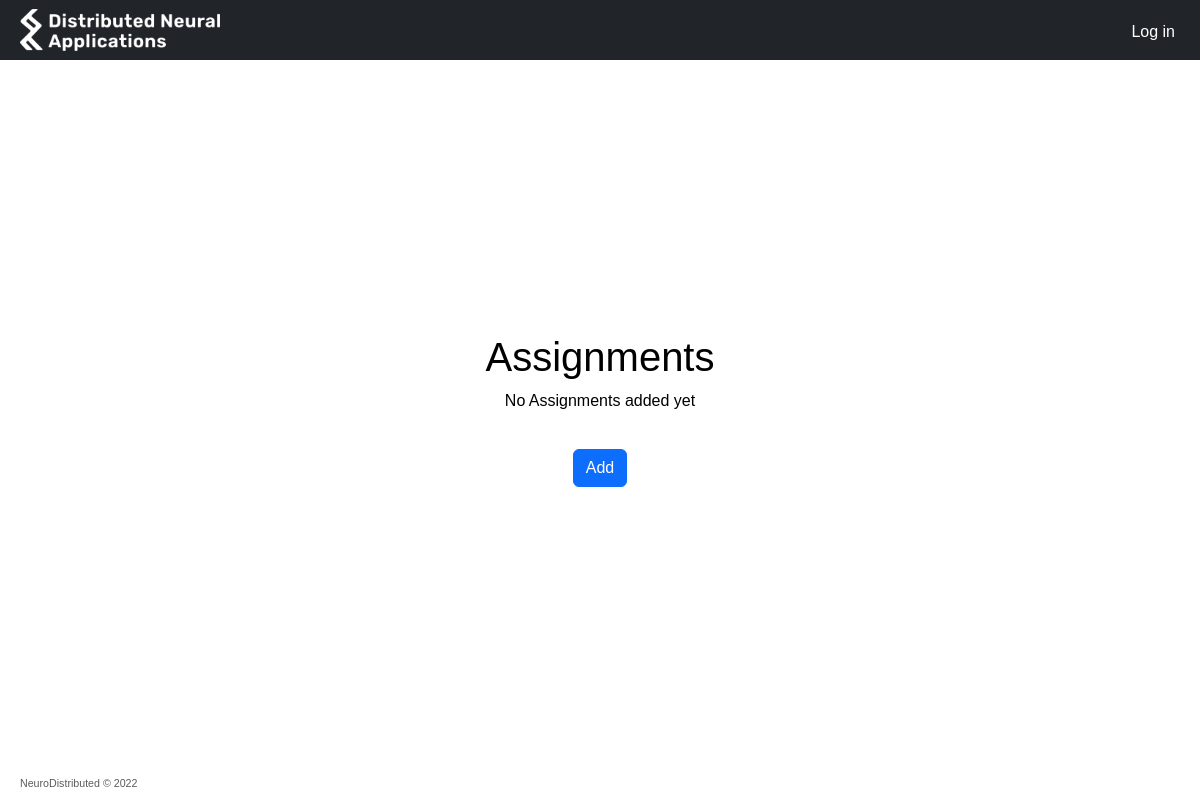
The app's page /assignments/1, older data.
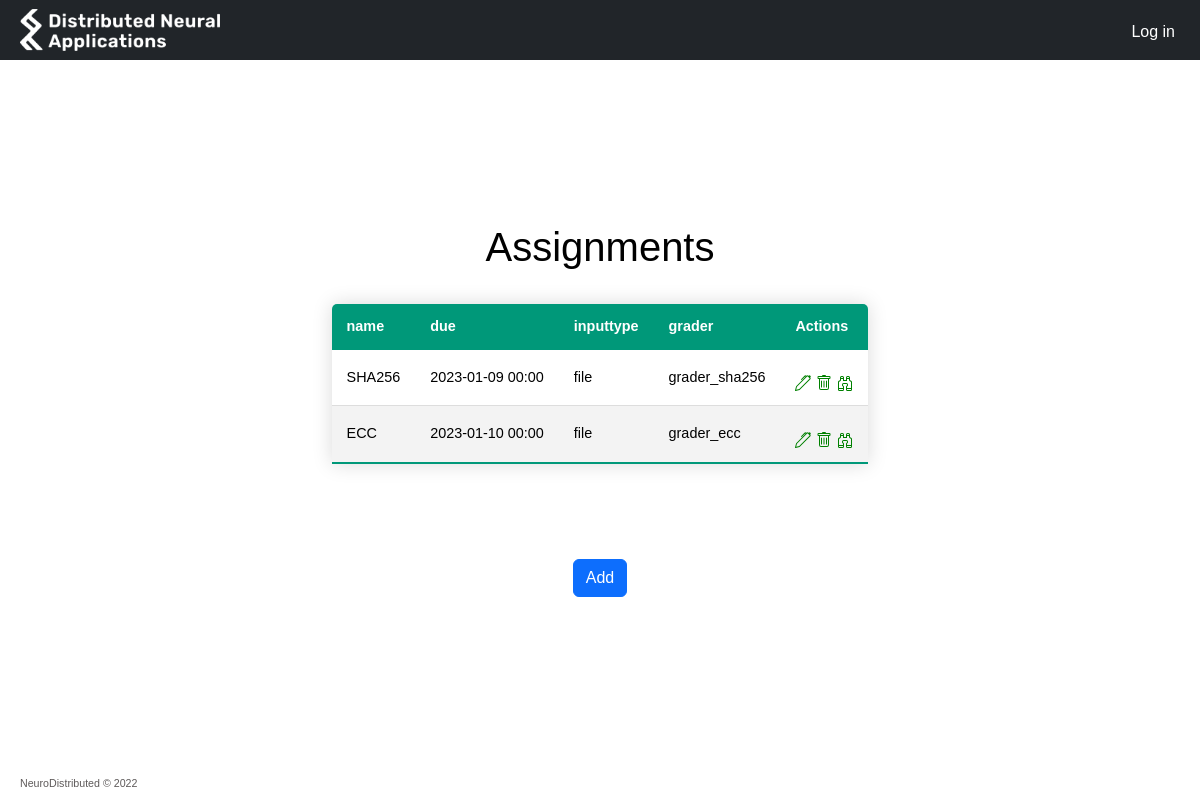
The same page, newer data.
### webproject/models.py (models this page shows, shortened)
class Assignments(db.Model):
    id = db.Column(db.Integer, primary_key=True)
    name = db.Column(db.String(50))
    due = db.Column(db.DateTime)
    inputtype = db.Column(db.String(10))
    grader = db.Column(db.String(50))

### webproject/routes/assignments.py (the view)
@assignments.route('/assignments/<int:page_num>')
def assingments(page_num):
    items_per_page = 30
    assignments = Assignments.query.all()
    table = table_creator('Assignments',assignments,items_per_page,page_num,actions=['View','Edit','Delete'])
    return render_template('assignments/assignments.html',table=table)

### webproject/table_creator.py (called while the page is built)
def timestamp_to_date(timeStamp):
    return timeStamp.strftime('%Y-%m-%d %H:%M')

### webproject/templates/assignments/assignments.html
{% extends 'base.html' %} {% block body %}
<div class="neuro-content">
  <h1>Assignments</h1>
    {{ table | safe }}
    <div class="neuro-flex-row" style="margin-top: 10px;">
        <div>
            <button class="btn btn-primary" onclick="window.location.href='/addassignment'">
                Add
            </button>
        </div>
    </div>
</div>
{% endblock %}

### webproject/templates/base.html (shortened to what this page needs)
<!DOCTYPE html>
<html lang="en">
  <head>
    <link rel="stylesheet" href="/static/css/bootstrap.css" />
    <link rel="stylesheet" href="/static/css/neuro.css" />
    <link rel="stylesheet" href="/static/css/neuro-table.css" />
  </head>
  <body>
    <div class="neuro-flex-column">
      <div class="neuro-menu">{% include 'navbar.html' %} </div>
      <div class="neuro-main">
        {% block body %}
        {% endblock %}
      </div>
      <div id="footer" class="neuro-footer">
        <p> NeuroDistributed <span>&copy</span> 2022</p>
      </div>
    </div>
  </body>
</html>

### webproject/templates/navbar.html (shortened to what this page needs)
<nav class="navbar navbar-expand-lg bg-dark navbar-dark" style="padding-right: 20px; padding-left: 20px; height: 60px">
  <div class="neuro-flex-row ">
    <a href="/" class="navbar-brand">
      <img class="neuro-logo" src="/static/imgs/DNA_Secondary-white.png" />
    </a>
  </div>
  <div class="neuro-flex-row  neuro-flex-right ms-auto">
      <ul class="neuro-flex-row ">
      {% if current_user.is_authenticated %}
        <li class="neuro-nav-item">
          <a href="/profile" class="nav-link">Profile</a>
        </li>
        <li class="neuro-nav-item">
          <a href="/wallet" class="nav-link">Wallet</a>
        </li>
        <!-- <li class="neuro-nav-item">
                  <a href="/tokens" class="nav-link">Tokens</a>
              </li>
              <li class="neuro-nav-item">
                  <a href="/NFTs" class="nav-link">NFTs</a>
              </li>
              <li class="neuro-nav-item">
                  <a href="/Transactions" class="nav-link">Transactions</a>
              </li> -->
        <li class="neuro-nav-item">
          <a href="/assets/1" class="nav-link">Assets</a>
        </li>
        <li class="neuro-nav-item">
          <a href="/assignments/1" class="nav-link">Assignments</a>
        </li>
        <li class="neuro-nav-item">
          <a href="/transactions/1" class="nav-link">Transactions</a>
        </li>
        <li class="neuro-nav-item">
          <a href="/grades" class="nav-link">Grades</a>
        </li>
        <li class="neuro-nav-item">
          <a href="/logout" class="nav-link">LogOut</a>
        </li>
      {% else %}
        <li class="neuro-nav-item">
          <a href="/login" class="nav-link">Log in</a>
        </li>
      {% endif %}
    </ul>
  </div>
</nav>

### webproject/static/css/neuro.css (style rules this page uses)
body { background-color: white; padding-top: 0px; padding-bottom: 0px; color: black; }
.neuro-logo { width: 200px; padding-bottom: 10px; }
.neuro-flex-column { display: flex; flex-direction: column; height: 100vh; }
.neuro-flex-row { display: flex; flex-direction: row; align-content: space-between; gap: 5px; padding-top: 10px; }
.neuro-flex-right { align-items: right; }
.neuro-nav-item { color: white; padding: 5px; list-style-type: none; }
.neuro-menu { height: 50px; }
.neuro-main { flex: 1; padding: 5px; justify-content: center; align-items: center; table-layout: fixed; margin-top: 20px; padding-top: 5px; }
.neuro-content { display: flex; flex-direction: column; align-items: center; justify-content: center; height: 100%; padding: 5px; }
.neuro-footer { display: flex; flex-direction: row; height: 25px; color: rgb(94, 90, 90); margin-top: 5px; margin-bottom: 5px; padding: 20px; font-size: 8pt; }

### webproject/static/css/neuro-table.css (style rules this page uses)
* { font-family: sans-serif; }
.neuro-table { border-collapse: collapse; margin: 25px 0; font-size: 0.9em; min-width: 400px; border-radius: 5px 5px 0 0; overflow: hidden; box-shadow: 0 0 20px rgba(0, 0, 0, 0.15); }
.neuro-table thead tr { background-color: #009879; color: #ffffff; text-align: left; font-weight: bold; }
.neuro-table th, .neuro-table td { padding: 12px 15px; }
.neuro-table tbody tr { border-bottom: 1px solid #dddddd; }
.neuro-table tbody tr:nth-of-type(even) { background-color: #f3f3f3; }
.neuro-table tbody tr:last-of-type { border-bottom: 2px solid #009879; }
.neuro-table-nav { display: flex; flex-direction: row; width: 100%; justify-content: space-between; align-items: top; padding: 5px; margin: 5px; }

Row changes from the older to the newer data that the page shows:
added Assignments: grader "name due inputtype grader Actions SHA256 2023-01-09 00:00 file grader_sha256 ECC 2023-01-10 00:00 file grader_ecc", grader (picture)
Text that changed along with them:
{{ table | safe }}: "No Assignments added yet" → (not shown)
